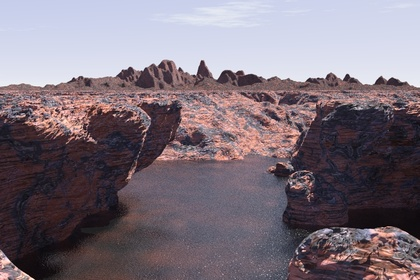
%> input picture lab2/step3-sift/landscape-a.jpg, 420 x 280 px, shrunk from 720 x 480 before the run
$ octave master.m   (GNU Octave 9; MATLAB toolbox functions it lacks are replaced by stand-ins)
%> lines starting %> are read from the running program, lines starting %| are printed output that depends on the picture
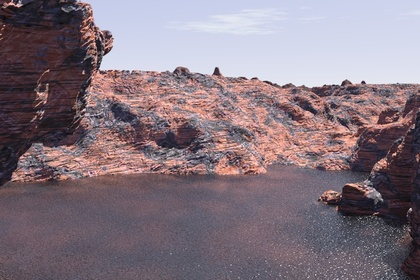
%> input picture lab2/step3-sift/landscape-b.jpg, 420 x 280 px, shrunk from 720 x 480 before the run
### lab2/step3-sift/gaussian.m
function G=gaussian(sigma)
%> called with sigma = 0.7
dim=round(3*sigma);
for x=-3*dim:3*dim
    G(x+3*dim+1)=1/(sigma*sqrt(2*pi))*exp(-x*x/(2*(sigma)^2));
end
end

### lab2/step3-sift/ImageDerivatives.m
function F=ImageDerivatives(img , sigma , type)
G=gaussian(sigma);
Gd=gaussianDer(G,sigma);
if type=='xx'
    F=conv2(img, Gd, 'same');
    F=conv2(F, Gd, 'same');
elseif type=='xy'
    F=conv2(img, Gd, 'same');
    F=conv2(F, Gd', 'same');
elseif type==('yx')
    F=conv2(img, Gd', 'same');
    F=conv2(F, Gd, 'same');
elseif type==('yy')
    F=conv2(img, Gd, 'same');
    F=conv2(F, Gd', 'same');
elseif type==('x')
    F=conv2(img, Gd, 'same');
elseif type==('y')
    F=conv2(img, Gd', 'same');
end
end

### lab2/step3-sift/harris.m
function [r, c] = harris(im, sigma)
% inputs:
% im: double grayscale image
% sigma: integration-scale
% outputs:  The row and column of each point is returned in r and c
% figure(1)
% subplot(221)
% imshow(im,[])
% This function finds Harris corners at integration-scale sigma.
% The derivative-scale is chosen automatically as gamma*sigma

gamma = 0.7; % The derivative-scale is gamma times the integration scale
derivative_scale=gamma*sigma;
% Calculate Gaussian Derivatives at derivative-scale
% Hint: use your previously implemented function in assignment 1
Ix =  ImageDerivatives(im , derivative_scale , 'x'); % partial derivative with respect to x
Iy =  ImageDerivatives(im , derivative_scale , 'y');
%> call 2 of ImageDerivatives, with sigma = 0.7, type = 'y'
%> in ImageDerivatives (call 2), `F=conv2(F, Gd', 'same');`:
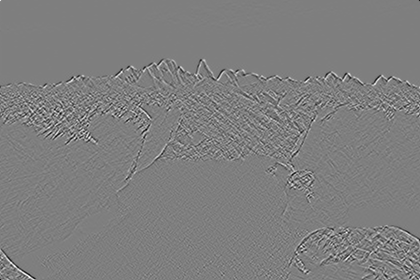
%> F: size 280x420 double; min -0.103, max 0.104, mean -4.29e-07; drawn with min black and max white
% Allocate an 3-channel image to hold the 3 parameters for each pixel
M = zeros(size(Ix,1), size(Ix,2), 3);

% Calculate M for each pixel
M(:,:,1) = Ix.*Ix;
M(:,:,2) = Ix.*Iy;
M(:,:,3) = Iy.*Iy;

% Smooth M with a gaussian at the integration scale sigma.
M = imfilter(M, fspecial('gaussian', ceil(sigma*6+1), sigma), 'replicate', 'same');
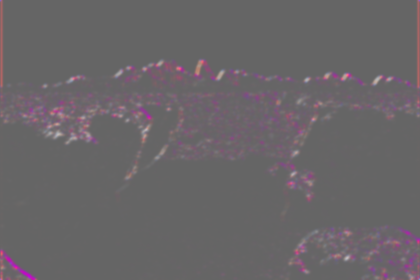
%> M: size 280x420x3 double; mean R, G, B 0.000176, 6.67e-06, 0.000123; drawn with min black and max white
%The output array is the same size as the input  array.
% 'replicate'  Input array values outside the bounds of the array
% are assumed to equal the nearest array border value.

% Compute the cornerness R
[m, n]=size(Ix);
%> m = 280; n = 420
k=0.05;
for i=1:m
    for j=1:n
        m=[M(i,j,1), M(i,j,2); M(i,j,2), M(i,j,3)];
        t(i,j) = trace(m);
        d(i,j)= det(m);
        R(i,j)= d(i,j)-k*t(i,j).^2;
    end
end
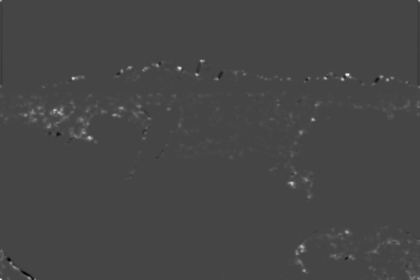
%> R: size 280x420 double; min -2.43e-06, max 6.53e-06, mean 3.83e-08; drawn with min black and max white
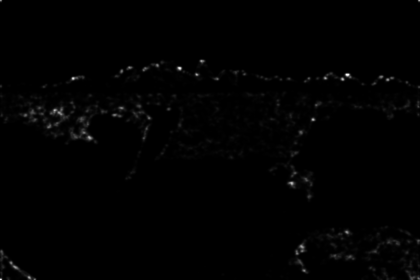
%> d: size 280x420 double; min 3.06e-103, max 8.55e-06, mean 6.41e-08; drawn with min black and max white
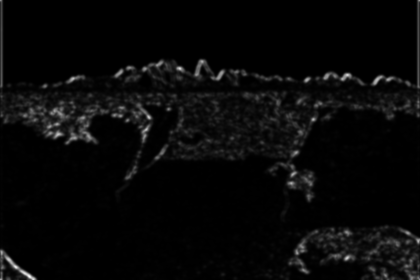
%> t: size 280x420 double; min 2.37e-35, max 0.00898, mean 0.000299; drawn with min black and max white
% subplot(222)
% imshow(R)

% Set the threshold
threshold = 0.01*max(max(R));
%> threshold = 6.53e-08

% Find local maxima
% Dilation will alter every pixel except local maxima in a 3x3 square area.
% Also checks if R is above threshold
R = ((R>threshold) & ((imdilate(R, strel('square', 3))==R))) ; %.* sigma;
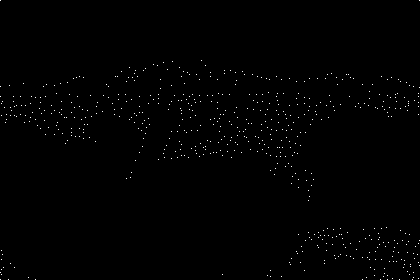
%> R: size 280x420 logical; 0.53% white in thin lines or dots

% Display corners
% subplot(223)
% imshow(R,[])

% Return the coordinates
[r,c] = find(R==1);
%> r = 622 values from 1 to 280; c = 622 values from 1 to 420
% [4 lines of commented-out code are left out]

end

### lab2/step3-sift/harris_scale.m
function [rows, cols, sigmas] = harris_scale(im, mode)
% Scale invariant implementation of harris detector
% Uses Laplacian to detect corners on multiple scales
% mode can be either LoG or DoG.
    if nargin < 2
        mode = 'LoG';
    end
    sigma_array = 1 * 1.2 .^ (0:12);% scale space construct
    numScales = size(sigma_array, 2);

    corners = zeros(0, 3); % Rows, corners, scale_num
    %start index is 0 because of the iteration step end+1
    L = zeros(size(im,1), size(im,2), numScales); % LoG or DoG images

    % Compute corners and Laplacian at each scale
    for i=1:numScales
        sigma = sigma_array(i);
        [r,c] = harris(im, sigma);% find the coners in each level
%> r = 622 values, max 280 at index 5, min 1 at index 1, mean 145.8; c = 622 values from 1 to 420
        num_corners = size(r, 1);
%> num_corners = 622
        corners(end+1:end+num_corners,:) = [r,c,ones(num_corners, 1)*i];
        % the coners will be stored together, columns:r,c,ones*i(represent the level number)
        % Calculate the scale-normalized LoG
        if mode == 'LoG'
            L(:,:,i) = imfilter(im, sigma^2 * fspecial('log', 2*ceil(3*sigma)+1, sigma), 'replicate', 'same');
        end
    end

    if mode == 'DoG'
        L = DoG(im, sigma_array(1), numScales, sqrt(2));%DoG only has one octave
    end
    % then from several LoGs we are going to find maximum within levels
    num_corners = size(corners,1);
    % compute the number of corners in all levels
    lpts = 0; % Number of points that are LoG maxima
    for i = 1:num_corners

        r = corners(i, 1);% the index of a corner
        c = corners(i, 2);
        s = corners(i, 3);% store the scale

        % Check if we're at an extremum LoG value in scale
        if s > 1 && s < numScales % compare with the neighbours above and below the current image
            if L(r,c,s)<= L(r,c,s-1) && L(r,c,s) >= L(r,c,s+1) % 1 by 3 search window
                % the corresponding pixel value in the laplacian image
                continue
                % Pass control to the next iteration of FOR or WHILE loop
            end
            if L(r,c,s) >= L(r,c,s-1) && L(r,c,s) <= L(r,c,s+1)
                continue
            end
        else
            continue %only have one neighbour-->give up comparison
        end

        % Add the point
        lpts = lpts+1;
        rows(lpts) = r;
        cols(lpts) = c;
        sigmas(lpts) = s;
    end
    % Return actual scale values, not the indices
    sigmas = sigma_array(sigmas); % find the corresponding sigma value

end

### lab2/step3-sift/findMatches.m
function [match1, match2] = findMatches(im1, im2, threshold)
% Finds matching SIFT descriptors at Harris corner points in two images.

% Find all features and make descriptor of image 1
[r1,c1,s1] = harris_scale(im1);
[f1,d1] = descriptor(single(im1),r1,c1, s1);
%The vl_sift command requires a single precision gray scale image
% Find features and make descriptor of image 2
[r2,c2,s2] = harris_scale(im2);
[f2,d2] = descriptor(single(im2),r2,c2, s2);
% Show images with scatter plot on each image for the features
% Note: Images must be same size
figure;
imshow([im1,im2]);
hold on;
scatter(f1(1,:), f1(2,:), f1(3,:), [1,0,0]);
hold on;
scatter(size(im1,2)+f2(1,:), f2(2,:), f2(3,:), [1,0,0]);
drawnow;%Update figure windows and process callbacks
% Create two arrays containing the points location in both images
match1 = [];
match2 = [];
%% basic matching
[matches, scores] = vl_ubcmatch(d1, d2, 1.5); %For each descriptor in da, vl_ubcmatch finds the closest descriptor in db
%The index of the original match and the closest descriptor is stored in each column of matches
% the distance between the pair is stored in scores
% Matches also can be filtered for uniqueness by passing a third parameter to vl_ubcmatch which specifies a threshold.
% Here, the uniqueness of a pair is measured as the ratio of the distance between the best matching keypoint and the distance to the second best one
match1 = f1(:,matches(1,1:threshold)); % index of each match--> index of each feature//f contains all the key points
match2 = f2(:,matches(2,1:threshold));
line([match1(1,:);size(im1,2)+match2(1,:)],[match1(2,:);match2(2,:)], 'Color','b');
drawnow;

% [42 lines of commented-out code are left out]

end

### lab2/step3-sift/gaussianDer.m
function Gd =gaussianDer(G, sigma)
dim=round(3*sigma);
x=-3*dim:3*dim;
Gd=(-x/sigma).*G;
 end

### lab2/step3-sift/master.m
% Master file to make mosaic between two images
% Finds matches and uses RANSAC to compute homography matrix
% Mosaic images using homography
clear all
clc
close all
im1 = im2double(rgb2gray(imread('landscape-a.jpg')));
im2 = im2double(rgb2gray(imread('landscape-b.jpg')));
%> (the run ends here)
